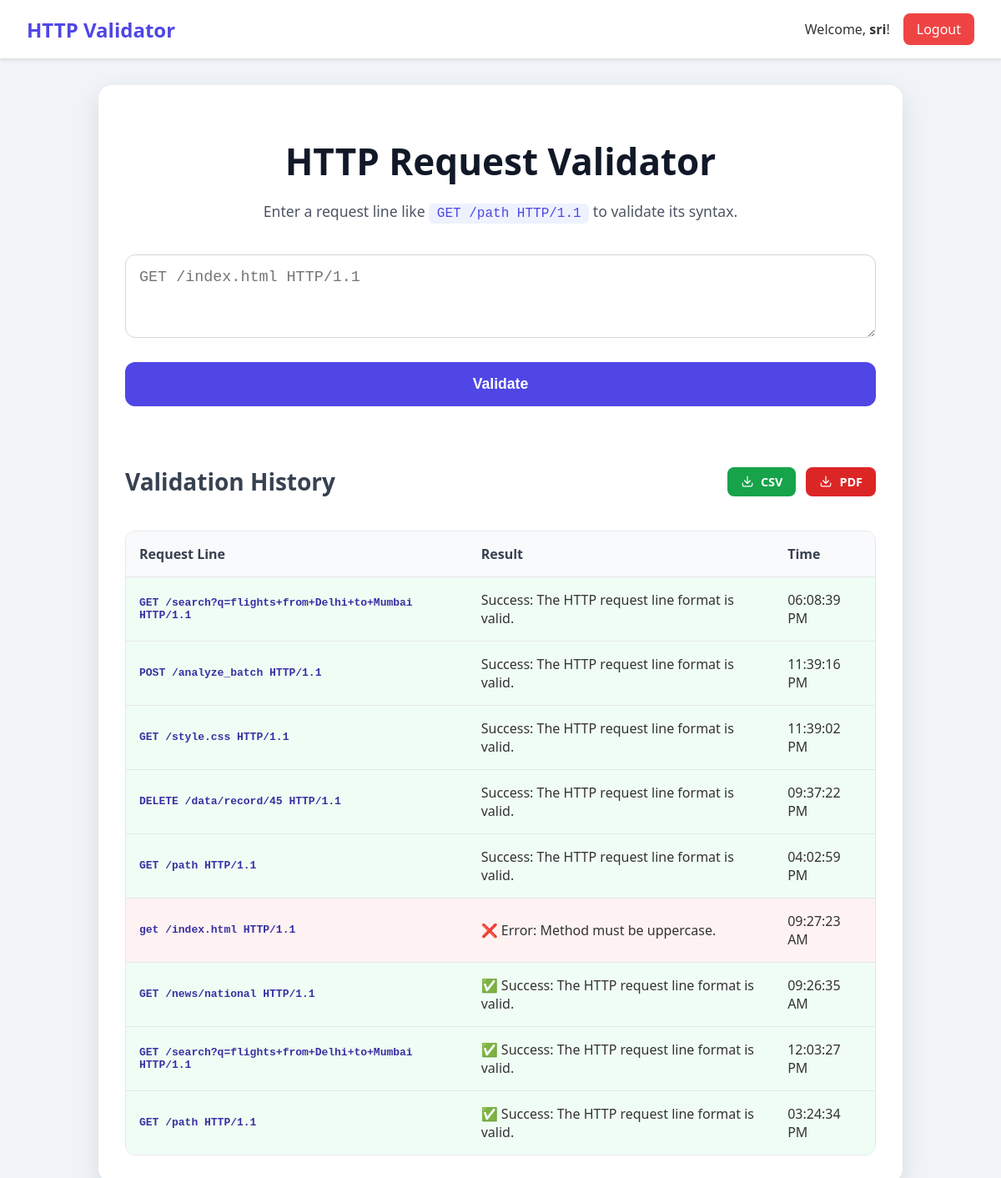
The page /dashboard (signed in) on the database its author committed.
### app.py (models this page shows, shortened)
class User(UserMixin, db.Model):
    id = db.Column(db.Integer, primary_key=True)
    username = db.Column(db.String(100), unique=True, nullable=False)
    password_hash = db.Column(db.String(128), nullable=False)
    history_logs = db.relationship('HistoryLog', backref='author', lazy=True)

class HistoryLog(db.Model):
    id = db.Column(db.Integer, primary_key=True)
    request = db.Column(db.String(300), nullable=False)
    result = db.Column(db.String(300), nullable=False)
    status = db.Column(db.String(10), nullable=False)
    time = db.Column(db.String(20), nullable=False)
    user_id = db.Column(db.Integer, db.ForeignKey('user.id'), nullable=False)

### app.py (the view, shortened to what this page needs)
@app.route('/dashboard', methods=['GET', 'POST'])
@login_required
def dashboard():
    result, status, request_data = "", "", ""
    user_history = HistoryLog.query.filter_by(user_id=current_user.id).order_by(HistoryLog.id.desc()).all()
    return render_template('index.html', result=result, status=status, request_data=request_data, history=user_history)

### app.py (called while the page is built)
@login_manager.user_loader
def load_user(user_id):
    return db.session.get(User, int(user_id))

### templates/index.html (shortened to what this page needs)
<!DOCTYPE html>
<html lang="en">
<head>
    <link rel="stylesheet" href="{{ url_for('static', filename='style.css') }}">
</head>
<body>
    <nav class="navbar">
        <div class="nav-brand">HTTP Validator</div>
        <div class="nav-user">
            <span>Welcome, <strong>{{ current_user.username }}</strong>!</span>
            <a href="{{ url_for('logout') }}" class="logout-btn">Logout</a>
        </div>
    </nav>
    <main class="container">
        <h1>HTTP Request Validator</h1>
        <p>Enter a request line like <code class="code-snippet">GET /path HTTP/1.1</code> to validate its syntax.</p>
        <form action="{{ url_for('dashboard') }}" method="post">
            <textarea name="request_data" class="request-input" placeholder="GET /index.html HTTP/1.1">{{ request_data or '' }}</textarea>
            <button type="submit">Validate</button>
        </form>
        <div class="history-container">
            <div class="history-header">
                <h2>Validation History</h2>
                <div class="button-group">
                    <a href="/download/csv" class="download-btn csv">
                        CSV
                    </a>
                    <a href="/download/pdf" class="download-btn pdf">
                        PDF
                    </a>
                </div>
            </div>
            <div class="table-wrapper">
                <table>
                    <thead>
                        <tr>
                            <th>Request Line</th>
                            <th>Result</th>
                            <th>Time</th>
                        </tr>
                    </thead>
                    <tbody>
                        {% for item in history %}
                            <tr class="{{ item.status }}">
                                <td class="request-cell">{{ item.request }}</td>
                                <td>{{ item.result }}</td>
                                <td>{{ item.time }}</td>
                            </tr>
                        {% else %}
                            <tr>
                                <td colspan="3" class="empty-history">
                                    No history yet. Validate a request to see it here!
                                </td>
                            </tr>
                        {% endfor %}
                    </tbody>
                </table>
            </div>
        </div>
    </main>
</body>
</html>

### static/style.css (style rules this page uses)
:root { --primary-color: #4f46e5; --primary-hover: #4338ca; --text-dark: #111827; --text-light: #4b5563; --border-color: #d1d5db; --bg-light: #f9fafb; --success-bg: #f0fdf4; --success-text: #16a34a; --error-bg: #fef2f2; --error-text: #ef4444; }
body { font-family: system-ui, -apple-system, BlinkMacSystemFont, "Segoe UI", Roboto, sans-serif; background-color: #f0f4f8; color: #333; margin: 0; }
.navbar { background-color: #ffffff; padding: 1rem 2rem; box-shadow: 0 2px 4px rgba(0,0,0,0.1); display: flex; justify-content: space-between; align-items: center; }
.nav-brand { font-size: 1.5rem; font-weight: bold; color: #4f46e5; }
.nav-user { display: flex; align-items: center; gap: 1rem; }
.logout-btn { background-color: #ef4444; color: white; padding: 0.5rem 1rem; border-radius: 8px; text-decoration: none; font-weight: 500; transition: background-color 0.2s; }
.container { padding: 2rem; max-width: 900px; margin: 2rem auto; background-color: #ffffff; border-radius: 16px; box-shadow: 0 10px 30px rgba(0, 0, 0, 0.1); text-align: center; }
h1 { font-size: 2.75rem; color: #111827; margin-bottom: 0.75rem; }
.container > p { color: var(--text-light); font-size: 1.1rem; margin-bottom: 2.5rem; }
.code-snippet { background-color: #eef2ff; padding: 0.2rem 0.6rem; border-radius: 6px; font-family: monospace; font-size: 1rem; color: var(--primary-color); }
.request-input { width: 100%; min-height: 100px; padding: 1rem; border: 1px solid var(--border-color); border-radius: 12px; font-family: monospace; font-size: 1.15rem; box-sizing: border-box; margin-bottom: 1.5rem; resize: vertical; transition: border-color 0.2s, box-shadow 0.2s; }
.container button { width: 100%; padding: 1rem 2rem; border: none; border-radius: 12px; background-color: var(--primary-color); color: white; font-size: 1.1rem; font-weight: 600; cursor: pointer; transition: background-color 0.2s, transform 0.2s; }
.history-container { margin-top: 3rem; text-align: left; }
.history-header { display: flex; justify-content: space-between; align-items: center; margin-bottom: 1rem; }
.history-header h2 { font-size: 1.75rem; color: #374151; }
.button-group { display: flex; gap: 0.75rem; }
.download-btn { display: flex; align-items: center; gap: 0.5rem; padding: 0.5rem 1rem; border: none; border-radius: 8px; text-decoration: none; font-weight: 600; color: white; transition: transform 0.2s, background-color 0.2s; font-size: 0.9rem; }
.download-btn svg { width: 16px; height: 16px; }
.download-btn.csv { background-color: #16a34a; }
.download-btn.pdf { background-color: #dc2626; }
.table-wrapper { border: 1px solid #e5e7eb; border-radius: 12px; overflow: hidden; }
table { width: 100%; border-collapse: collapse; }
th, td { padding: 1rem; border-bottom: 1px solid #e5e7eb; }
thead { background-color: var(--bg-light); }
th { font-weight: 600; color: #374151; text-align: left; }
tbody tr:last-child td { border-bottom: none; }
.request-cell { font-family: monospace; font-weight: 600; color: #3730a3; }
tr.success { background-color: var(--success-bg); }
tr.error { background-color: var(--error-bg); }

### rows shown on the page
User: username "sri"
HistoryLog: request "GET /search?q=flights+from+Delhi+to+Mumbai HTTP/1.1", result "Success: The HTTP request line format is valid.", time "06:08:39 PM"
HistoryLog: request "POST /analyze_batch HTTP/1.1", result "Success: The HTTP request line format is valid.", time "11:39:16 PM"
HistoryLog: request "GET /style.css HTTP/1.1", result "Success: The HTTP request line format is valid.", time "11:39:02 PM"
HistoryLog: request "DELETE /data/record/45 HTTP/1.1", result "Success: The HTTP request line format is valid.", time "09:37:22 PM"
HistoryLog: request "GET /path HTTP/1.1", result "Success: The HTTP request line format is valid.", time "04:02:59 PM"
HistoryLog: request "get /index.html HTTP/1.1", result "❌ Error: Method must be uppercase.", time "09:27:23 AM"
HistoryLog: request "GET /news/national HTTP/1.1", result "✅ Success: The HTTP request line format is valid.", time "09:26:35 AM"
HistoryLog: request "GET /search?q=flights+from+Delhi+to+Mumbai HTTP/1.1", result "✅ Success: The HTTP request line format is valid.", time "12:03:27 PM"
HistoryLog: request "GET /path HTTP/1.1", result "✅ Success: The HTTP request line format is valid.", time "03:24:34 PM"
